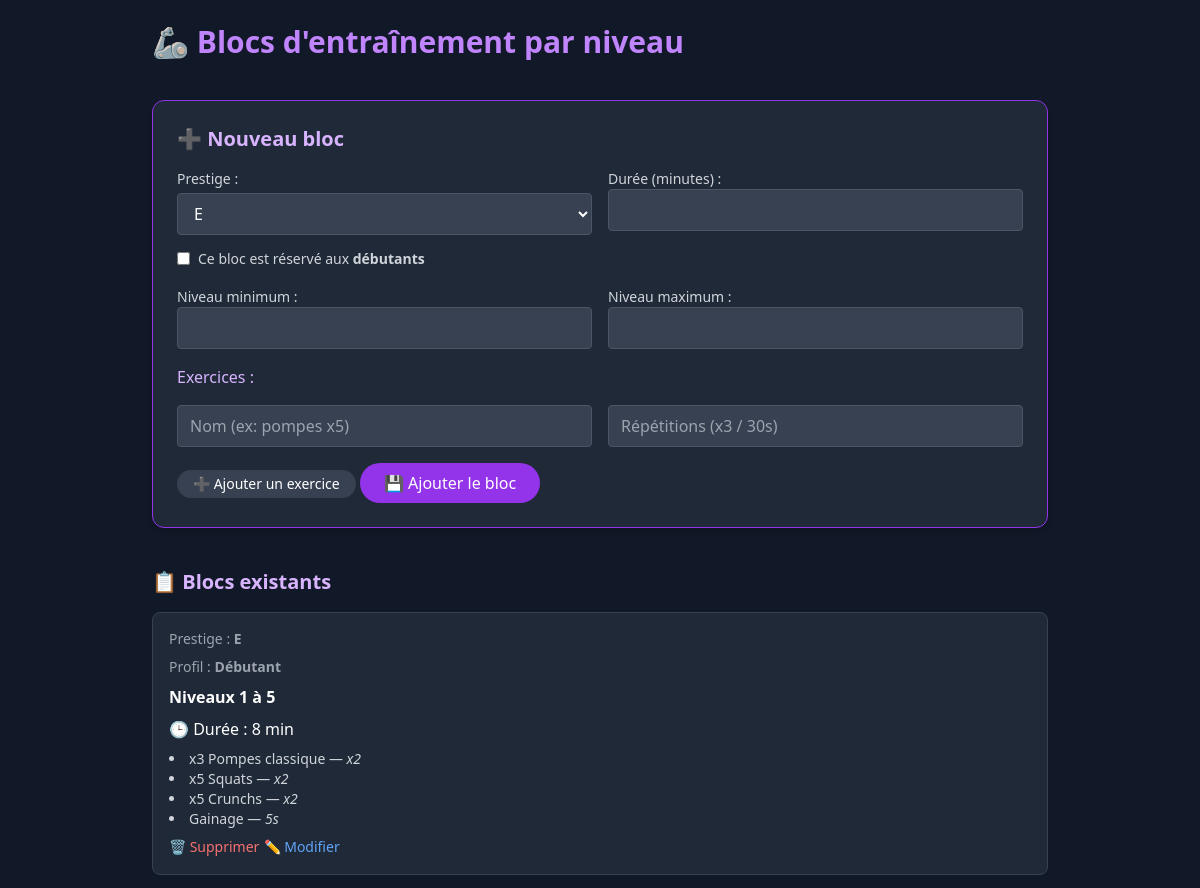
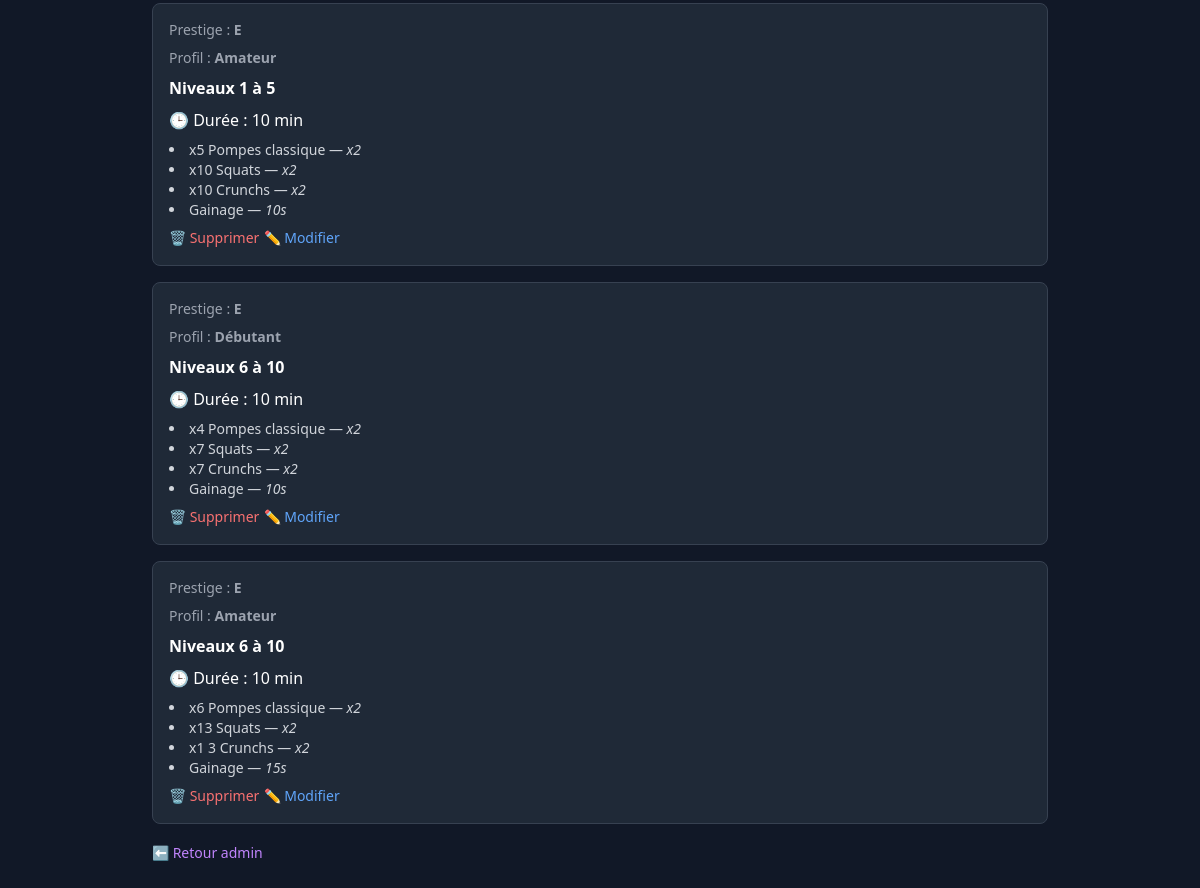
The app's page /admin/workouts.php (signed in) with its own data (2 pictures, top to bottom).
### tables this page shows
CREATE TABLE `workout_blocks` (
  `id` int(11) NOT NULL,
  `level_min` int(11) NOT NULL,
  `level_max` int(11) NOT NULL,
  `duration_minutes` int(11) NOT NULL,
  `prestige_required` char(1) DEFAULT 'E',
  `profile_type` enum('débutant','amateur') DEFAULT 'débutant'
);

CREATE TABLE `workout_exercises` (
  `id` int(11) NOT NULL,
  `block_id` int(11) DEFAULT NULL,
  `name` varchar(100) NOT NULL,
  `repetitions` varchar(50) DEFAULT NULL
);

### admin/workouts.php (the view, shortened to what this page needs)
<?php
require_once '../includes/config.php';
$blocks = $pdo->query("SELECT * FROM workout_blocks ORDER BY level_min")->fetchAll();
function getExercises($pdo, $block_id) {
    $stmt = $pdo->prepare("SELECT * FROM workout_exercises WHERE block_id = ?");
    $stmt->execute([$block_id]);
    return $stmt->fetchAll();
}
?>
<!DOCTYPE html>
<html lang="fr">
<head>
    <script src="https://cdn.tailwindcss.com"></script>
</head>
<body class="bg-gray-900 text-white min-h-screen p-6">
    <div class="max-w-4xl mx-auto space-y-10">
        <h1 class="text-3xl font-bold text-purple-400 mb-6">🦾 Blocs d'entraînement par niveau</h1>
        <div class="bg-gray-800 p-6 rounded-xl border border-purple-600 shadow-md">
            <h2 class="text-xl font-semibold mb-4 text-purple-300">➕ Nouveau bloc</h2>
            <form method="POST" class="space-y-4">
                <div class="grid grid-cols-1 sm:grid-cols-2 gap-4">
                <div class="space-y-3">
    <div>
        <label class="block text-sm text-gray-300 mb-1">Prestige :</label>
        <select name="prestige_required" class="w-full bg-gray-700 text-white px-3 py-2 rounded border border-gray-600">
            <?php foreach (['E','D','C','B','A','S','N'] as $p): ?>
                <option value="<?= $p ?>"><?= $p ?></option>
            <?php endforeach; ?>
        </select>
    </div>
    <div>
        <label class="inline-flex items-center space-x-2 text-sm text-gray-300">
            <input type="checkbox" name="is_beginner" value="1" class="form-checkbox text-purple-600 focus:ring focus:ring-purple-500">
            <span>Ce bloc est réservé aux <strong>débutants</strong></span>
        </label>
    </div>
</div>
                    <div>
                        <label class="block text-sm text-gray-300">Durée (minutes) :</label>
                        <input type="number" name="duration_minutes" required
                               class="w-full bg-gray-700 text-white px-3 py-2 rounded border border-gray-600">
                    </div>
                    <div>
                        <label class="block text-sm text-gray-300">Niveau minimum :</label>
                        <input type="number" name="level_min" required
                               class="w-full bg-gray-700 text-white px-3 py-2 rounded border border-gray-600">
                    </div>
                    <div>
                        <label class="block text-sm text-gray-300">Niveau maximum :</label>
                        <input type="number" name="level_max" required
                               class="w-full bg-gray-700 text-white px-3 py-2 rounded border border-gray-600">
                    </div>
                </div>
                <h3 class="text-purple-300 mt-6">Exercices :</h3>
<div id="exercisesContainer" class="space-y-4">
    <div class="grid grid-cols-1 sm:grid-cols-2 gap-4 exercise-block">
        <input type="text" name="exercises[0][name]" placeholder="Nom (ex: pompes x5)"
               class="bg-gray-700 text-white px-3 py-2 rounded border border-gray-600">
        <input type="text" name="exercises[0][repetitions]" placeholder="Répétitions (x3 / 30s)"
               class="bg-gray-700 text-white px-3 py-2 rounded border border-gray-600">
    </div>
</div>
<button type="button" onclick="addExercise()"
        class="mt-2 bg-gray-700 hover:bg-gray-600 text-white text-sm px-4 py-1 rounded-full">
    ➕ Ajouter un exercice
</button>
                <button type="submit"
                        class="bg-purple-600 hover:bg-purple-700 text-white px-6 py-2 rounded-full mt-4">
                    💾 Ajouter le bloc
                </button>
            </form>
        </div>
        <div>
            <h2 class="text-xl font-semibold text-purple-300 mb-4">📋 Blocs existants</h2>
            <?php foreach ($blocks as $block): ?>
                <div class="bg-gray-800 border border-gray-700 rounded-lg p-4 mb-4 space-y-2">
                    <p class="text-sm text-gray-400">Prestige : <strong><?= $block['prestige_required'] ?></strong></p>
                    <p class="text-sm text-gray-400">
    Profil : <strong><?= $block['profile_type'] === 'débutant' ? 'Débutant' : 'Amateur' ?></strong>
</p>
                    <p><strong class="text-white">Niveaux <?= $block['level_min'] ?> à <?= $block['level_max'] ?></strong></p>
                    <p>🕒 Durée : <?= $block['duration_minutes'] ?> min</p>
                    <ul class="list-disc list-inside text-sm text-gray-300">
                        <?php foreach (getExercises($pdo, $block['id']) as $exo): ?>
                            <li><?= htmlspecialchars($exo['name']) ?> — <em><?= $exo['repetitions'] ?></em></li>
                        <?php endforeach; ?>
                    </ul>
                    <form method="POST" action="workouts.php" onsubmit="return confirm('Supprimer ce bloc ?')" class="inline">
                        <button type="submit" class="text-red-400 hover:text-red-600 text-sm inline-block mt-2 bg-transparent border-0 p-0">🗑️ Supprimer</button>
                    </form>
                    <a href="update_training.php?id=<?= $block['id'] ?>"
   class="text-blue-400 hover:text-blue-500 text-sm">✏️ Modifier</a>
                </div>
            <?php endforeach; ?>
        </div>
        <a href="dashboard.php" class="text-purple-400 hover:underline text-sm">⬅️ Retour admin</a>
    </div>
</body>
</html>

### records on screen
workout_blocks: prestige_required "E", profile_type "Débutant", level_min "1", level_max "5", duration_minutes "8"
workout_exercises: name "x3 Pompes classique", repetitions "x2"
workout_exercises: name "x5 Squats", repetitions "x2"
workout_exercises: name "x5 Crunchs", repetitions "x2"
workout_exercises: name "Gainage", repetitions "5s"
workout_blocks: prestige_required "E", profile_type "Amateur", level_min "1", level_max "5", duration_minutes "10"
workout_exercises: name "x5 Pompes classique", repetitions "x2"
workout_exercises: name "x10 Squats", repetitions "x2"
workout_exercises: name "x10 Crunchs", repetitions "x2"
workout_exercises: name "Gainage", repetitions "10s"
workout_blocks: prestige_required "E", profile_type "Débutant", level_min "6", level_max "10", duration_minutes "10"
workout_exercises: name "x4 Pompes classique", repetitions "x2"
workout_exercises: name "x7 Squats", repetitions "x2"
workout_exercises: name "x7 Crunchs", repetitions "x2"
workout_exercises: name "Gainage", repetitions "10s"
workout_blocks: prestige_required "E", profile_type "Amateur", level_min "6", level_max "10", duration_minutes "10"
workout_exercises: name "x6 Pompes classique", repetitions "x2"
workout_exercises: name "x13 Squats", repetitions "x2"
workout_exercises: name "x1 3 Crunchs", repetitions "x2"
workout_exercises: name "Gainage", repetitions "15s"

### other values on screen
form field prestige_required "E"
